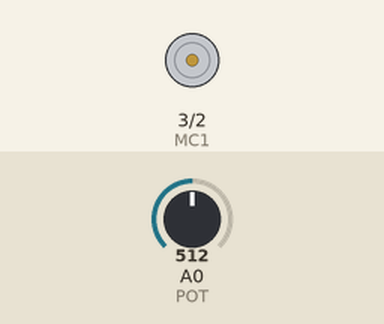
Bench run of a sketch on a simulated Arduino Uno, built with avr-gcc and run on an emulated ATmega328P. Shown: motor-driver pin pairs drawn as motors (green arrow = first pin HIGH = forward, orange = second pin HIGH = backward, longer = more drive, scaled by the enable pin). The test bench sets the inputs (shaded band); at power-on: A0 (POT) = 512.

Above: at 1.2 s.
1.3 s: A0 (POT) set to 474
2.8 s: A0 (POT) set to 451
At 3.5 s:
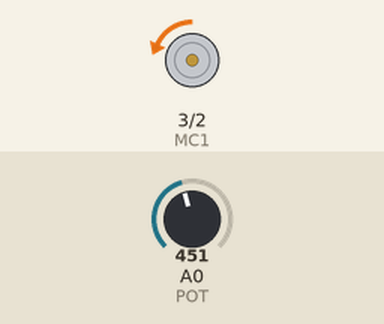
4.3 s: A0 (POT) set to 472
At 5.4 s:
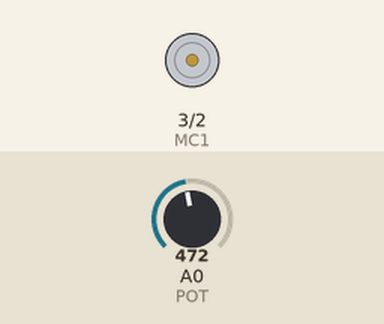
5.8 s: A0 (POT) set to 572
At 7.0 s:
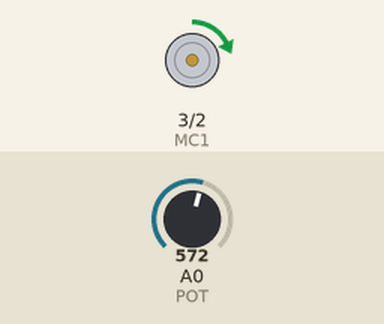
7.3 s: A0 (POT) set to 716
At 7.7 s:
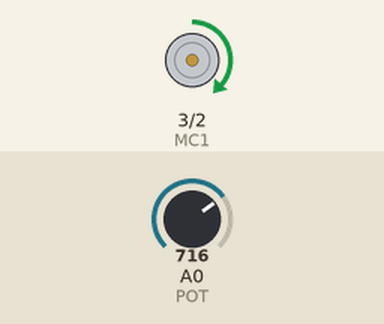
Timing chart, 0 to 9.8 s (numbered marks = the images above; inputs shaded):
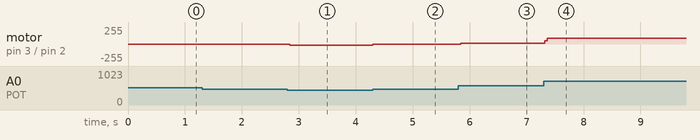

Measured:
- after the input at 1.3 s, every drawn part: stays the same
- after the input at 2.8 s, motor on pin 3 (MC1) / pin 2 (MC2): stopped → backward 16/255 at once
- after the input at 4.3 s, motor on pin 3 (MC1) / pin 2 (MC2): backward 16/255 → stopped at once
- after the input at 5.8 s, motor on pin 3 (MC1) / pin 2 (MC2): stopped → forward 14/255 at once
- after the input at 7.3 s, motor on pin 3 (MC1) / pin 2 (MC2): forward 14/255 → forward 86/255 at once

The sketch:

11-Control_motor_L293D_chip.ino
```cpp
const int EN = 9;
const int MC1 = 3;
const int MC2 = 2;
const int POT = 0;

int val = 0;
int rate = 0;

void forward(int rate) {
  digitalWrite(EN, LOW);
  digitalWrite(MC1, HIGH);
  digitalWrite(MC2, LOW);

  digitalWrite(EN, HIGH);
  analogWrite(EN, rate);
}

void reverse(int rate) {
  digitalWrite(EN, LOW);
  digitalWrite(MC1, LOW);
  digitalWrite(MC2, HIGH);

  digitalWrite(EN, HIGH);
  analogWrite(EN, rate);
}

void brake() {
  digitalWrite(EN, LOW);
  digitalWrite(MC1, LOW);
  digitalWrite(MC2, LOW);
  analogWrite(EN, HIGH);
}

void setup() {
  pinMode(EN, OUTPUT);
  pinMode(MC1, OUTPUT);
  pinMode(MC2, OUTPUT);
  brake();
}

void loop() {
  val = analogRead(POT);

  if (val > 562) {        // Go forward
    rate = map(val, 563, 1023, 0, 255);
    forward(rate);
  } else if (val < 462) { // Go backward
    rate = map(val, 461, 0, 0, 255);
    reverse(rate);
  } else {                // Break
    brake();
  }
}
```
